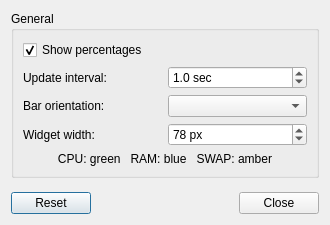
<?xml version="1.0" encoding="UTF-8"?>
<ui version="4.0">
 <class>LXQtResourceMonitorConfiguration</class>
 <widget class="QDialog" name="LXQtResourceMonitorConfiguration">
  <property name="geometry">
   <rect>
    <x>0</x>
    <y>0</y>
    <width>330</width>
    <height>225</height>
   </rect>
  </property>
  <property name="windowTitle">
   <string>Resource Monitor Settings</string>
  </property>
  <layout class="QGridLayout" name="gridLayout_2">
   <item row="0" column="0">
    <widget class="QGroupBox" name="generalGB">
     <property name="title">
      <string>General</string>
     </property>
     <layout class="QGridLayout" name="gridLayout">
      <item row="0" column="0" colspan="2">
       <widget class="QCheckBox" name="showTextCB">
        <property name="text">
         <string>Show percentages</string>
        </property>
        <property name="checked">
         <bool>true</bool>
        </property>
       </widget>
      </item>
      <item row="1" column="0">
       <widget class="QLabel" name="updateIntervalLabel">
        <property name="text">
         <string>Update interval:</string>
        </property>
       </widget>
      </item>
      <item row="1" column="1">
       <widget class="QDoubleSpinBox" name="updateIntervalSpinBox">
        <property name="suffix">
         <string> sec</string>
        </property>
        <property name="decimals">
         <number>1</number>
        </property>
        <property name="minimum">
         <double>0.500000000000000</double>
        </property>
        <property name="maximum">
         <double>10000.000000000000000</double>
        </property>
        <property name="singleStep">
         <double>0.500000000000000</double>
        </property>
        <property name="value">
         <double>1.000000000000000</double>
        </property>
       </widget>
      </item>
      <item row="2" column="0">
       <widget class="QLabel" name="barOrientationLabel">
        <property name="text">
         <string>Bar orientation:</string>
        </property>
       </widget>
      </item>
      <item row="2" column="1">
       <widget class="QComboBox" name="barOrientationCOB"/>
      </item>
      <item row="3" column="0">
       <widget class="QLabel" name="widgetWidthLabel">
        <property name="text">
         <string>Widget width:</string>
        </property>
       </widget>
      </item>
      <item row="3" column="1">
       <widget class="QSpinBox" name="widgetWidthSB">
        <property name="suffix">
         <string> px</string>
        </property>
        <property name="minimum">
         <number>48</number>
        </property>
        <property name="maximum">
         <number>300</number>
        </property>
        <property name="singleStep">
         <number>1</number>
        </property>
        <property name="value">
         <number>78</number>
        </property>
       </widget>
      </item>
      <item row="4" column="0" colspan="2">
       <widget class="QLabel" name="colorHintLabel">
        <property name="text">
         <string>CPU: green   RAM: blue   SWAP: amber</string>
        </property>
        <property name="alignment">
         <set>Qt::AlignCenter</set>
        </property>
       </widget>
      </item>
     </layout>
    </widget>
   </item>
   <item row="1" column="0">
    <spacer name="verticalSpacer">
     <property name="orientation">
      <enum>Qt::Vertical</enum>
     </property>
     <property name="sizeHint" stdset="0">
      <size>
       <width>20</width>
       <height>20</height>
      </size>
     </property>
    </spacer>
   </item>
   <item row="2" column="0">
    <widget class="QDialogButtonBox" name="buttons">
     <property name="orientation">
      <enum>Qt::Horizontal</enum>
     </property>
     <property name="standardButtons">
      <set>QDialogButtonBox::Close|QDialogButtonBox::Reset</set>
     </property>
    </widget>
   </item>
  </layout>
 </widget>
 <resources/>
 <connections/>
</ui>
